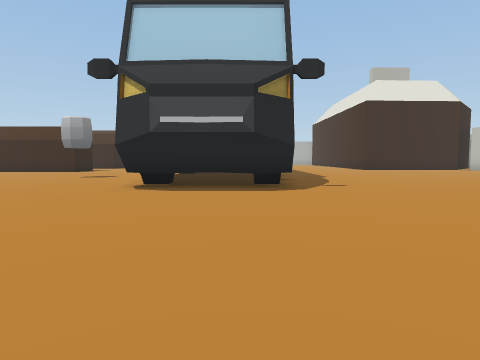
view 1 (above)

24 first-person views from a walk through a Unity game level. The camera is 1.3 m above the floor, tilts 4° down and sees 75° across. The floor is counted in squares, 2 m on a side. Each view is taken from the middle of a square. On the plan, view 1 faces up. The plan holds only what a view shows up to about 10 squares ahead; the rest is blank. The place goes on beyond the plan. The player character is not drawn.

view 2
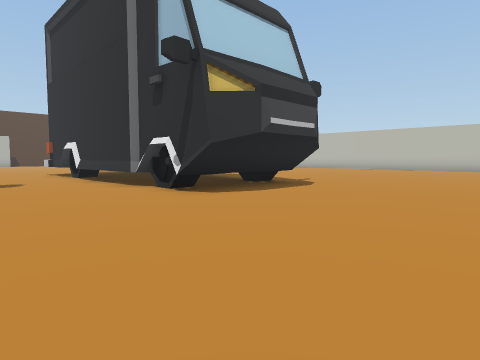

view 3
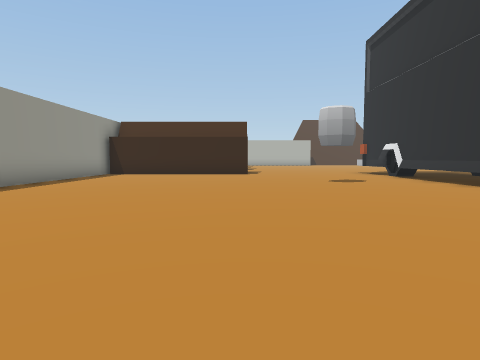

view 4
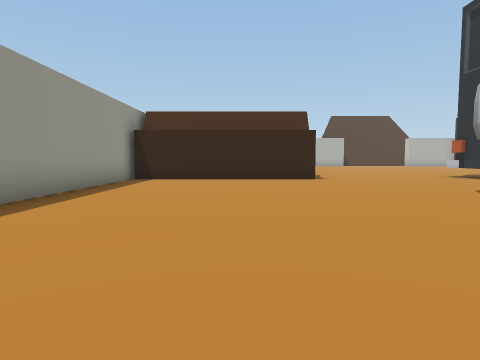

view 5
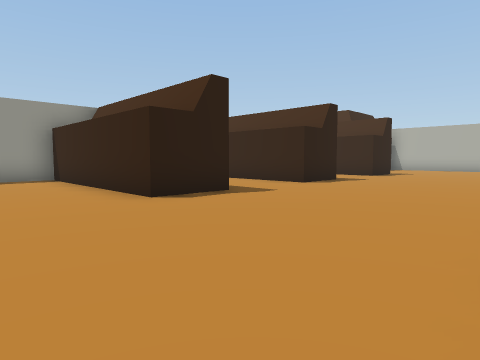

view 6
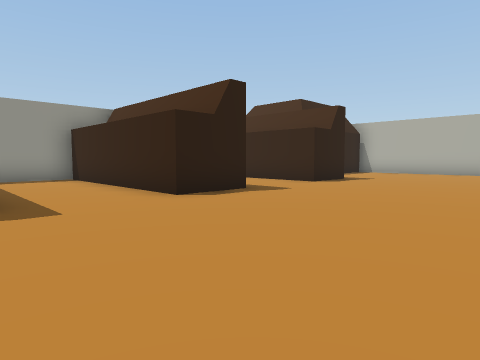

view 7
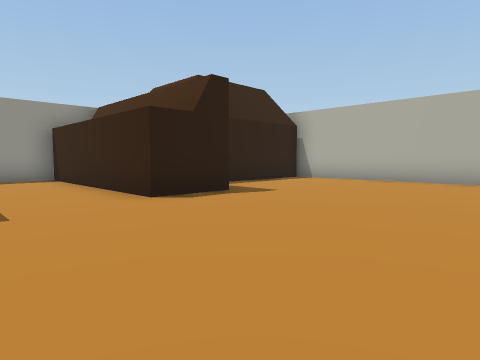

view 8
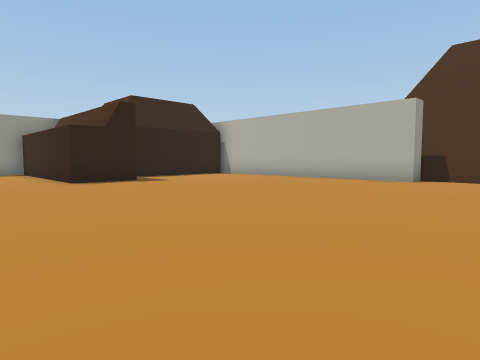

view 9
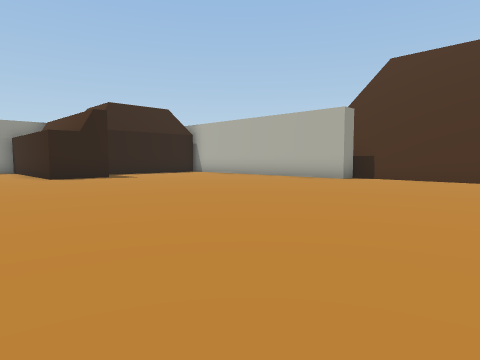

view 10
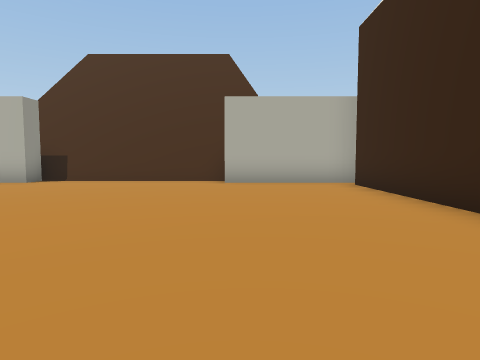

view 11
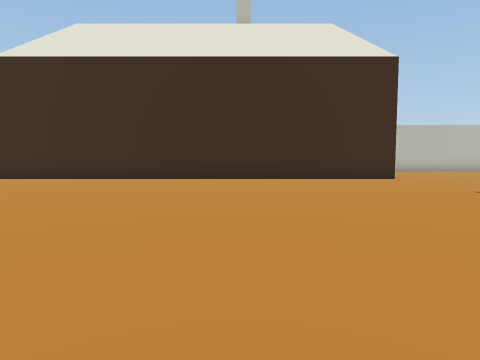

view 12
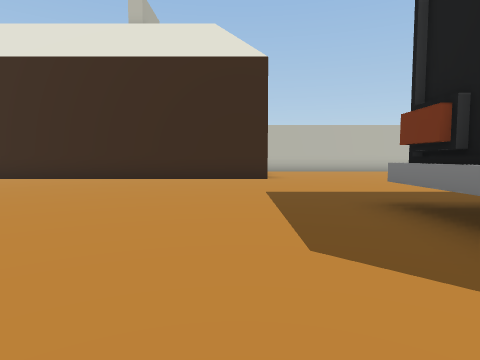

view 13
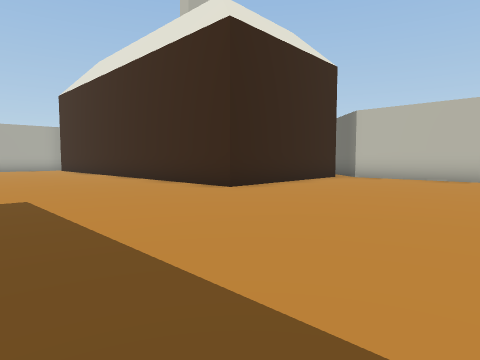

view 14
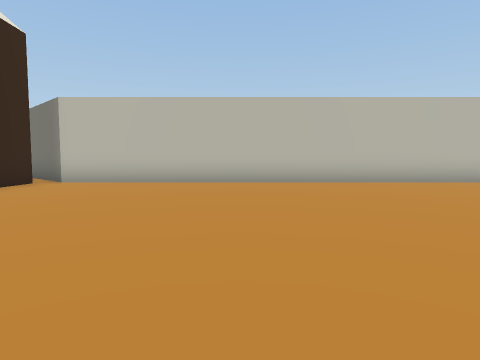

view 15
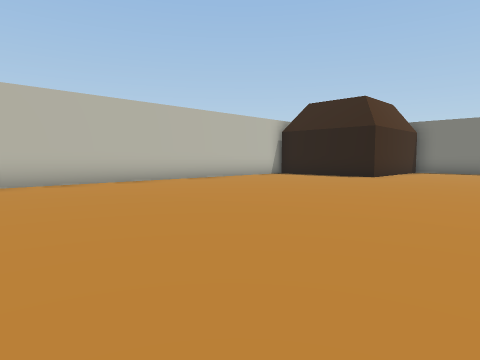

view 16
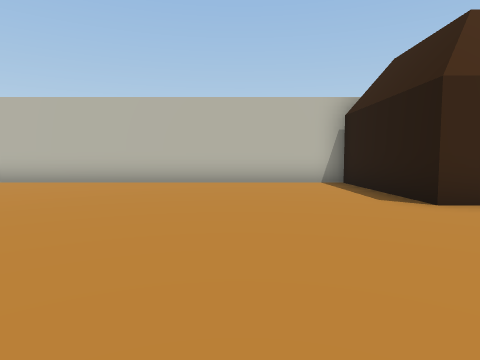

view 17
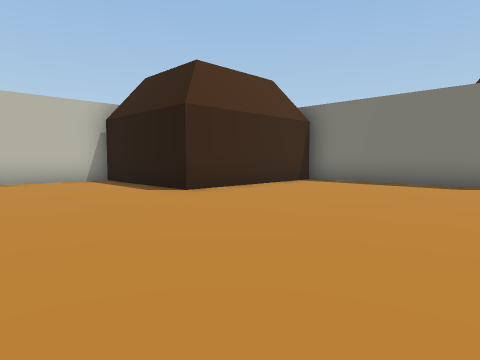

view 18
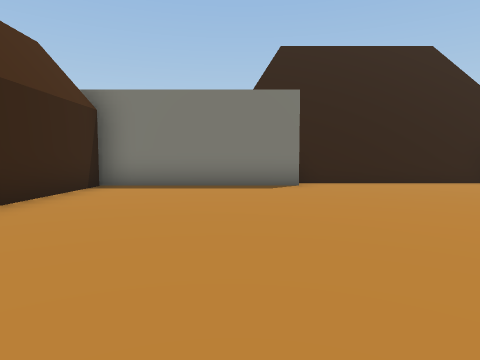

view 19
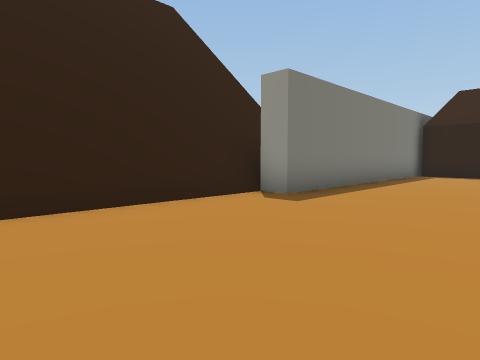

view 20
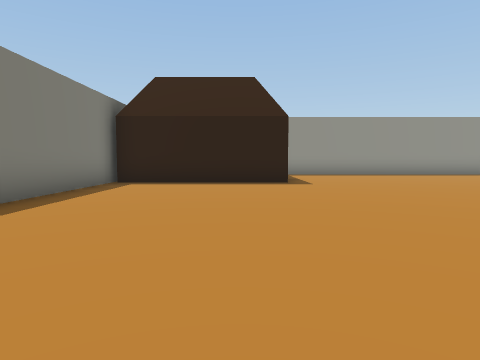

view 21
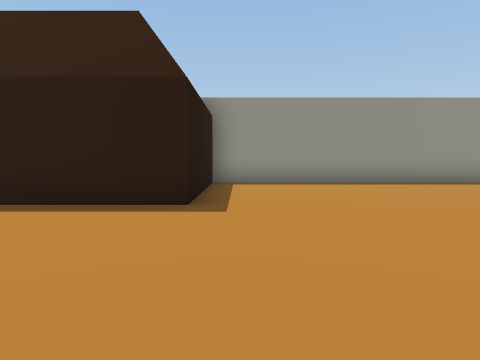

view 22
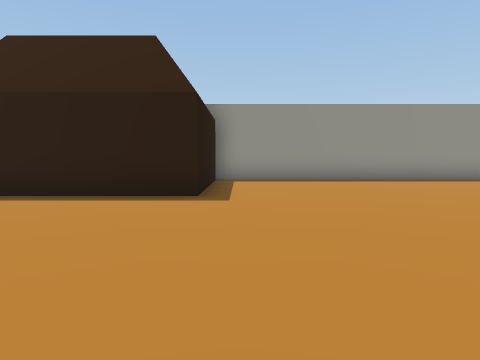

view 23
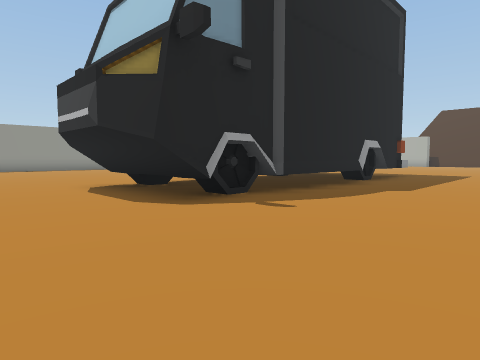

view 24
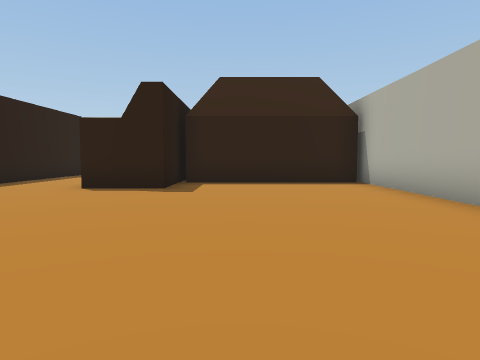

### Floor plan
Points are (right, up) in squares from view 1. A wall is a line through its corners. A room is listed if a view was taken in it or the views show most of it. See-through windows are left out.
Room 1 (views 1, 2, 3, 4, 5, 6, 7, 8, 9, 10, 11, 12, 13, 14, 15, 16, 17, 18, 19, 20, 21, 22, 23, 24)
walls: (-2.6, 14.6) (-2.6, 15.1); (-2.6, 8.5) (-2.6, 12.5); (1.2, 12.5) (1.2, 8.5); (1.2, 13.8) (1.2, 12.8); (-2.2, 7.4) (-2.2, 8.7); (-0.4, 15.9) (1.5, 15.9); (-0.1, 15.7) (1.2, 15.7); (1.1, 8.9) (1.3, 8.4); (0.9, 8.6) (0.9, 7.4); (-2.6, 6.5) (-2.4, 7.2); (-2.6, 6.5) (-2.6, 7.4); (-2.5, 6.3) (-2.6, 7); (1.2, 7.4) (1.2, 6.5); (1.1, 7.2) (1.3, 6.4); (-7.7, 16.4) (-7.7, 14.6) (-13.3, 14.6); (1.2, 7.1) (1.1, 6.3); (-7.7, 20.9) (-7.7, 19.1) (-13.4, 19.1) (-13.4, 17.4); (-13.4, 15) (-13.4, 0.3) (-9.3, 0.3) (-9.3, -4.4); (-11.1, 20.9) (-8.9, 20.9); (-10.4, 25.4) (-7.7, 25.4) (-7.7, 23.6) (-13.4, 23.6) (-13.4, 22.4); (12.1, 17.3) (6.8, 17.1) (6.8, 29.6); (-2.1, -5.5) (3.4, -5.5); (3.5, -4.4) (8.3, -4.4) (8.3, 0.3) (12.3, 0.3) (12.3, 16.8) (14, 18.5); (-9.8, -4.4) (-1.6, -4.4); (-9.3, 30.1) (-9.3, 25.5); (3.6, 31.1) (-1.6, 31.1) (-1.6, 30.2) (-9.7, 30.2); (3.6, 31.4) (-2, 31.4); (7.1, 30.2) (3.5, 30.2)
low walls: (-2.7, 14.5) (-2.6, 15); (-2.2, 8.7) (-2.7, 8.8); (-2.1, -5.2) (3.5, -5.2)
ways out: opening at (7, 30)

Positions as (right, up) in squares from view 1, and headings:
1: (0, 0), facing up
2: (-6, 2), facing up-right
3: (-8, 2), facing up
4: (-10, 5), facing up
5: (-3, 12), facing up-left
6: (-3, 16), facing up-left
7: (-3, 21), facing up-left
8: (1, 21), facing up-left
9: (3, 21), facing up-left
10: (4, 22), facing up
11: (-3, 22), facing right
12: (-3, 18), facing right
13: (2, 12), facing up-right
14: (4, 12), facing right
15: (4, 11), facing down-right
16: (4, 3), facing right
17: (3, 4), facing down-right
18: (5, 3), facing down
19: (3, -1), facing down-left
20: (-1, -1), facing left
21: (-5, 1), facing left
22: (-4, 1), facing left
23: (5, 4), facing up-left
24: (-1, 27), facing left
